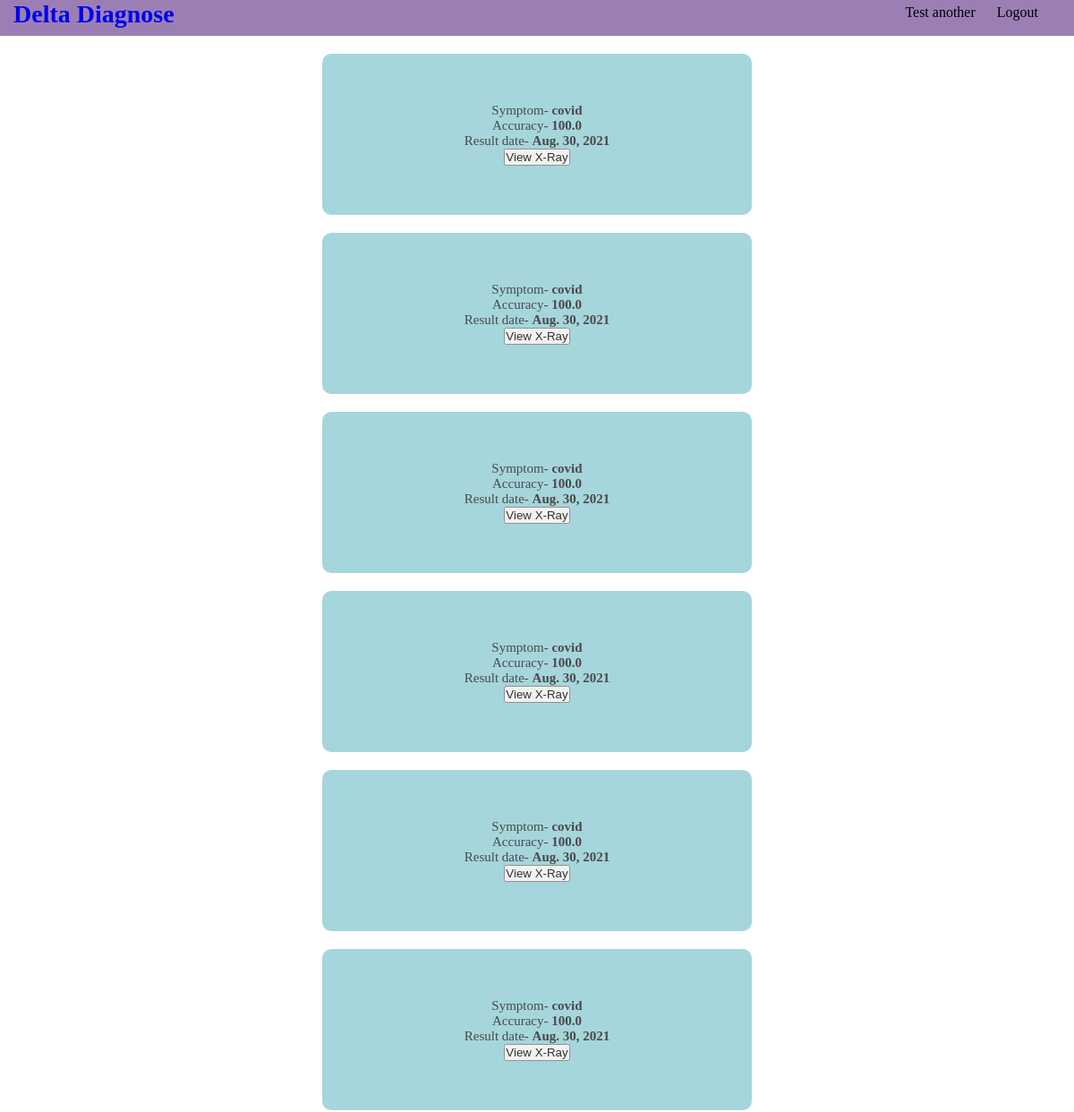
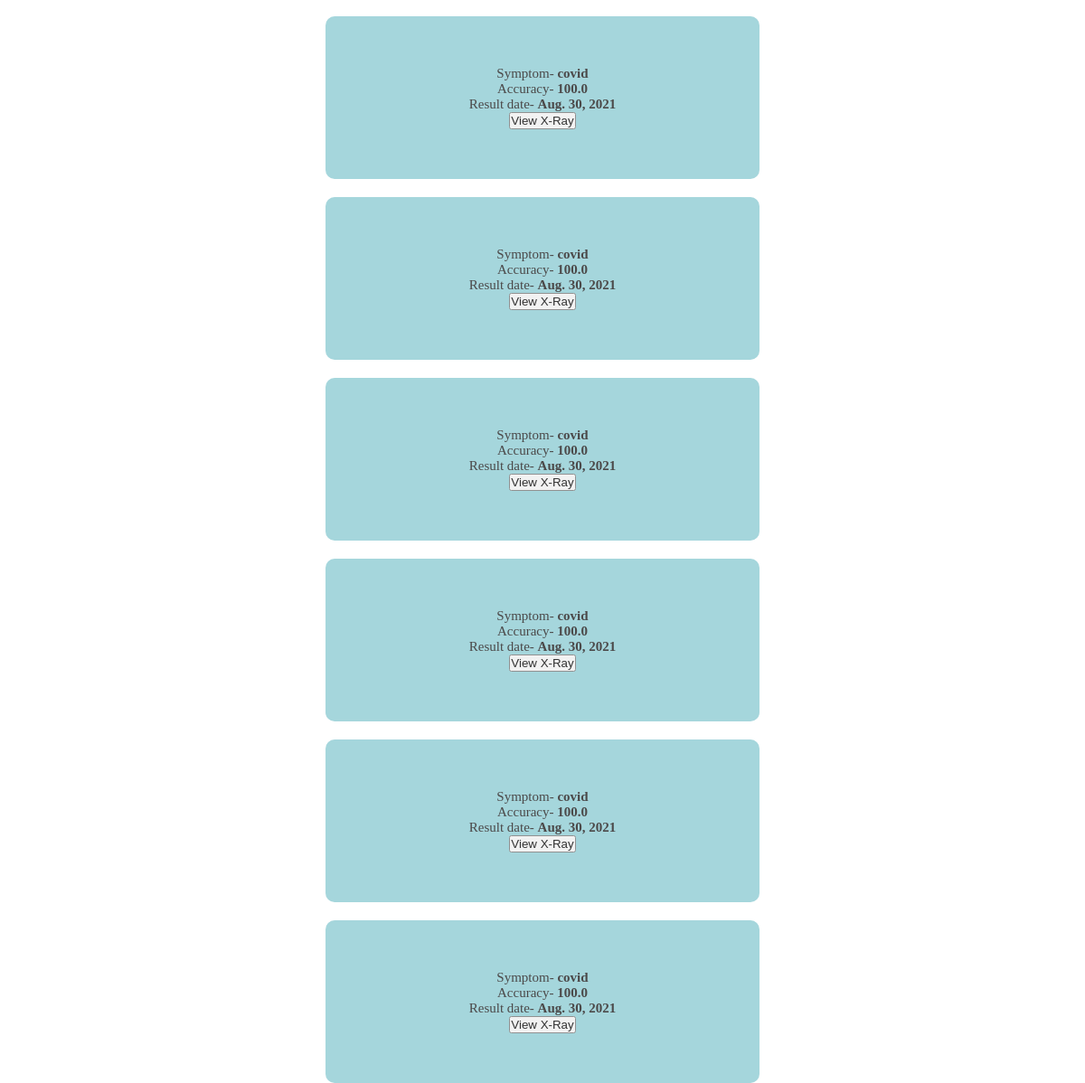
The page /results (signed in) on the database its author committed (2 pictures, top to bottom).
### pic/models.py (models this page shows)
class model_image(models.Model):
    user = models.ForeignKey(User,on_delete=models.CASCADE)
    image = models.ImageField()
    symptom = models.CharField(max_length=20,null=True)
    accuracy = models.CharField(max_length=20,null=True)
    date = models.DateField(auto_now_add=True,null=True)
    image_url = models.CharField(max_length=50,blank = True,null=True)

### pic/views.py (the view)
# urls.py: path('results',views.results,name = 'results'),
@login_required
def results(request):
    if(check(request.user)):
        return redirect('verify')
    datas = model_image.objects.filter(user=request.user)
    context = {
        'data':datas
    }
    return render(request,'results.html',context=context)

### authenticate/views.py (called while the page is built)
def check(user1):
    try:
        sendotp.objects.get(user = user1)
        return True
    except:
        return False

### pic/templates/results.html (shortened to what this page needs)
<!DOCTYPE html>
<html lang="en">
<head>
</head>
<body>
    <nav>
        <a href="/" class="logo">Delta Diagnose</a>
        <ul class="navs">
            <a href="/Get-file" class="lnk">Test another</a>
            <a href="/auth/signout" class="lnk">Logout</a>
        </ul>
    </nav>
    {% for i in data %}
    <div class="card">
        <p class="value">Symptom- <strong>{{ i.symptom }}</strong></p>
        <p class="value">Accuracy- <strong>{{ i.accuracy }}</strong></p>
        <p class="value">Result date- <strong>{{ i.date }}</strong></p>
        <button id="show_report" onclick="show_report('{{ i.id }}')">View X-Ray</button>
    </div>
    {% endfor %}
</body>
</html>

### pic/templates/results.html (style rules this page uses)
* { margin: 0; padding: 0; }
body { display: flex; align-items: center; justify-content: center; flex-direction: column; }
.card { height: 180px; width: 40%; background-color: rgb(143, 204, 212); display: flex; justify-content: center; align-items: center; flex-direction: column; margin-top: 20px; border-radius: 10px; opacity: 0.8; }
.value { font-size: 15px; color: rgb(31, 28, 28); }
nav { position: relative; top: 0; width: 100%; height: 40px; background-color: rgba(115, 76, 151, 0.712); }
.navs { float: right; margin-right: 20px; margin-top: 5px; }
.lnk { color: black; cursor: pointer; text-decoration: none; margin-right: 20px; }
.logo { position: absolute; font-family: 'Times New Roman', Times, serif; font-size: 28px; margin-left: 15px; text-decoration: none; font-weight: 600; }

### rows shown on the page
model_image: symptom "covid", accuracy "100.0", date "Aug. 30, 2021"
model_image: symptom "covid", accuracy "100.0", date "Aug. 30, 2021"
model_image: symptom "covid", accuracy "100.0", date "Aug. 30, 2021"
model_image: symptom "covid", accuracy "100.0", date "Aug. 30, 2021"
model_image: symptom "covid", accuracy "100.0", date "Aug. 30, 2021"
model_image: symptom "covid", accuracy "100.0", date "Aug. 30, 2021"
model_image: symptom "covid", accuracy "100.0", date "Aug. 30, 2021"
model_image: symptom "covid", accuracy "100.0", date "Aug. 30, 2021"
model_image: symptom "covid", accuracy "100.0", date "Aug. 30, 2021"
model_image: symptom "covid", accuracy "100.0", date "Aug. 30, 2021"
model_image: symptom "covid", accuracy "100.0", date "Aug. 30, 2021"
model_image: symptom "covid", accuracy "100.0", date "Aug. 30, 2021"
